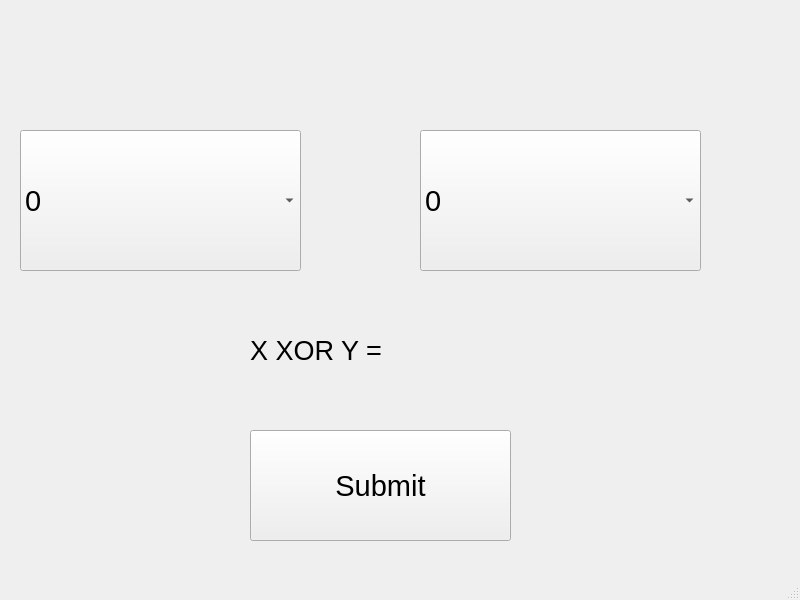
<?xml version="1.0" encoding="UTF-8"?>
<ui version="4.0">
 <class>MainWindow</class>
 <widget class="QMainWindow" name="MainWindow">
  <property name="geometry">
   <rect>
    <x>0</x>
    <y>0</y>
    <width>800</width>
    <height>600</height>
   </rect>
  </property>
  <property name="windowTitle">
   <string>MainWindow</string>
  </property>
  <widget class="QWidget" name="centralwidget">
   <widget class="QComboBox" name="comboX">
    <property name="geometry">
     <rect>
      <x>20</x>
      <y>130</y>
      <width>281</width>
      <height>141</height>
     </rect>
    </property>
    <property name="font">
     <font>
      <pointsize>22</pointsize>
     </font>
    </property>
    <item>
     <property name="text">
      <string>0</string>
     </property>
    </item>
    <item>
     <property name="text">
      <string>1</string>
     </property>
    </item>
   </widget>
   <widget class="QComboBox" name="comboY">
    <property name="geometry">
     <rect>
      <x>420</x>
      <y>130</y>
      <width>281</width>
      <height>141</height>
     </rect>
    </property>
    <property name="font">
     <font>
      <pointsize>22</pointsize>
     </font>
    </property>
    <item>
     <property name="text">
      <string>0</string>
     </property>
    </item>
    <item>
     <property name="text">
      <string>1</string>
     </property>
    </item>
   </widget>
   <widget class="QPushButton" name="Submit">
    <property name="geometry">
     <rect>
      <x>250</x>
      <y>430</y>
      <width>261</width>
      <height>111</height>
     </rect>
    </property>
    <property name="font">
     <font>
      <pointsize>22</pointsize>
     </font>
    </property>
    <property name="text">
     <string>Submit</string>
    </property>
   </widget>
   <widget class="QLabel" name="label">
    <property name="geometry">
     <rect>
      <x>250</x>
      <y>310</y>
      <width>251</width>
      <height>81</height>
     </rect>
    </property>
    <property name="font">
     <font>
      <pointsize>20</pointsize>
     </font>
    </property>
    <property name="text">
     <string>X XOR Y = </string>
    </property>
   </widget>
  </widget>
  <widget class="QMenuBar" name="menubar">
   <property name="geometry">
    <rect>
     <x>0</x>
     <y>0</y>
     <width>800</width>
     <height>26</height>
    </rect>
   </property>
  </widget>
  <widget class="QStatusBar" name="statusbar"/>
 </widget>
 <resources/>
 <connections/>
</ui>
